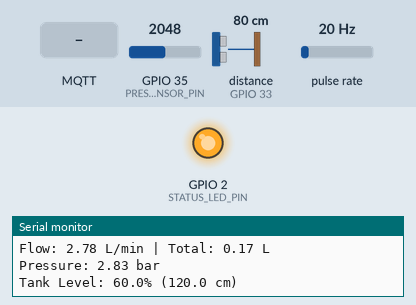
A program run on a simulated ESP32. Shown: output pins drawn as LEDs (lit = HIGH), the last lines printed to the serial monitor. Wiring (inferred from the names in the program): ultrasonic range finder: trigger GPIO 32; echo GPIO 33; pulse sensor: data GPIO 34. The inputs (shaded band) are chosen by the test bench; at power-on: GPIO 35 (PRESSURE_SENSOR_PIN) = 2048, distance to the obstacle (sensor on GPIO 33) 80 cm, pulse rate 20 Hz. The echo pulse lasts 58.3 µs per cm; WiFi joins after 1.5 s; servers stay silent unless stated; EEPROM starts erased; no MQTT or app messages arrive unless stated; pins used as bus, display or sensor lines are not drawn.

Above: at 3.9 s.
4.0 s: MQTT message "reset_volume" arrives on the first subscribed topic
At 5.5 s:
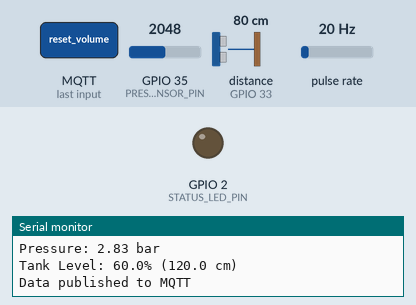
6.2 s: MQTT message "reboot" arrives on the first subscribed topic
8.2 s: MQTT message "calibrate" arrives on the first subscribed topic
Timing chart, 0 to 16.2 s (numbered marks = the images above; inputs shaded):
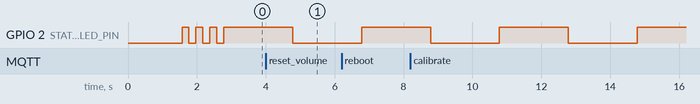

Measured:
- by itself, GPIO 2 (STATUS_LED_PIN): alternates HIGH for 2.0 s and LOW for 2.0 s

The program:

main.cpp
```cpp
/*
 * AquaWatch NRW - ESP32 Sensor Node Firmware
 * Non-Revenue Water Detection System for Zambia/South Africa
 *
 * Hardware: ESP32-WROOM-32
 * Sensors: Flow meter (pulse), Pressure sensor (analog), Ultrasonic level
 * Communication: WiFi + MQTT to central dashboard
 */

#include <WiFi.h>
#include <PubSubClient.h>
#include <ArduinoJson.h>
#include <EEPROM.h>

// ==================== CONFIGURATION ====================
// WiFi Settings
const char* WIFI_SSID = "deborah-my-wife";
const char* WIFI_PASSWORD = "admin@29";

// MQTT Broker Settings
const char* MQTT_BROKER = "192.168.1.100";
const int MQTT_PORT = 1883;
const char* MQTT_USER = "deborah-my-wife";
const char* MQTT_PASSWORD = "admin@29";

// Device Configuration
const char* DEVICE_ID = "SENSOR_NODE_001";
const char* ZONE_ID = "ZONE_A";

// ==================== PIN DEFINITIONS ====================
// Flow Sensor (Pulse-based)
#define FLOW_SENSOR_PIN 34
#define FLOW_PULSES_PER_LITER 450.0  // Calibrate for your sensor

// Pressure Sensor (Analog 4-20mA with 250 ohm resistor)
#define PRESSURE_SENSOR_PIN 35
#define PRESSURE_MIN 0.0    // Bar at 4mA
#define PRESSURE_MAX 10.0   // Bar at 20mA

// Ultrasonic Level Sensor
#define ULTRASONIC_TRIG_PIN 32
#define ULTRASONIC_ECHO_PIN 33
#define TANK_HEIGHT_CM 200.0  // Total tank height

// Status LED
#define STATUS_LED_PIN 2

// ==================== FORWARD DECLARATIONS ====================
void connectWiFi();
void connectMQTT();
void mqttCallback(char* topic, byte* payload, unsigned int length);
void publishSensorData();
void publishStatus(const char* status);
void readAllSensors();
void readFlowSensor();
void readPressureSensor();
void readUltrasonicSensor();
float mapFloat(float x, float inMin, float inMax, float outMin, float outMax);
void saveTotalVolume();
void loadTotalVolume();
void updateStatusLED();
void blinkLED(int times, int delayMs);

// ==================== GLOBAL VARIABLES ====================
WiFiClient wifiClient;
PubSubClient mqttClient(wifiClient);

// Flow measurement
volatile unsigned long flowPulseCount = 0;
unsigned long lastFlowCalcTime = 0;
float flowRate = 0.0;        // Liters per minute
float totalVolume = 0.0;     // Total liters

// Pressure measurement
float pressureBar = 0.0;

// Level measurement
float tankLevelPercent = 0.0;
float waterLevelCm = 0.0;

// Timing
unsigned long lastSensorRead = 0;
unsigned long lastMqttPublish = 0;
const unsigned long SENSOR_READ_INTERVAL = 1000;   // 1 second
const unsigned long MQTT_PUBLISH_INTERVAL = 5000;  // 5 seconds

// Status
bool wifiConnected = false;
bool mqttConnected = false;

// ==================== INTERRUPT SERVICE ROUTINE ====================
void IRAM_ATTR flowPulseISR() {
    flowPulseCount++;
}

// ==================== SETUP ====================
void setup() {
    Serial.begin(115200);
    Serial.println("\n========================================");
    Serial.println("AquaWatch NRW - Sensor Node Starting...");
    Serial.println("========================================\n");

    // Initialize EEPROM for persistent storage
    EEPROM.begin(512);

    // Configure pins
    pinMode(FLOW_SENSOR_PIN, INPUT_PULLUP);
    pinMode(PRESSURE_SENSOR_PIN, INPUT);
    pinMode(ULTRASONIC_TRIG_PIN, OUTPUT);
    pinMode(ULTRASONIC_ECHO_PIN, INPUT);
    pinMode(STATUS_LED_PIN, OUTPUT);

    // Attach flow sensor interrupt
    attachInterrupt(digitalPinToInterrupt(FLOW_SENSOR_PIN), flowPulseISR, FALLING);

    // Load saved total volume from EEPROM
    loadTotalVolume();

    // Connect to WiFi
    connectWiFi();

    // Configure MQTT
    mqttClient.setServer(MQTT_BROKER, MQTT_PORT);
    mqttClient.setCallback(mqttCallback);
    mqttClient.setBufferSize(1024);

    // Connect to MQTT
    connectMQTT();

    Serial.println("\nSensor Node Ready!");
    blinkLED(3, 200);
}

// ==================== MAIN LOOP ====================
void loop() {
    // Maintain connections
    if (WiFi.status() != WL_CONNECTED) {
        wifiConnected = false;
        connectWiFi();
    }

    if (!mqttClient.connected()) {
        mqttConnected = false;
        connectMQTT();
    }
    mqttClient.loop();

    // Read sensors at regular interval
    if (millis() - lastSensorRead >= SENSOR_READ_INTERVAL) {
        readAllSensors();
        lastSensorRead = millis();
    }

    // Publish data to MQTT
    if (millis() - lastMqttPublish >= MQTT_PUBLISH_INTERVAL) {
        publishSensorData();
        lastMqttPublish = millis();
    }

    // Update status LED
    updateStatusLED();
}

// ==================== WIFI FUNCTIONS ====================
void connectWiFi() {
    Serial.print("Connecting to WiFi: ");
    Serial.println(WIFI_SSID);

    WiFi.mode(WIFI_STA);
    WiFi.begin(WIFI_SSID, WIFI_PASSWORD);

    int attempts = 0;
    while (WiFi.status() != WL_CONNECTED && attempts < 30) {
        delay(500);
        Serial.print(".");
        attempts++;
    }

    if (WiFi.status() == WL_CONNECTED) {
        wifiConnected = true;
        Serial.println("\nWiFi Connected!");
        Serial.print("IP Address: ");
        Serial.println(WiFi.localIP());
        Serial.print("Signal Strength (RSSI): ");
        Serial.print(WiFi.RSSI());
        Serial.println(" dBm");
    } else {
        Serial.println("\nWiFi Connection Failed!");
    }
}

// ==================== MQTT FUNCTIONS ====================
void connectMQTT() {
    if (!wifiConnected) return;

    Serial.print("Connecting to MQTT Broker: ");
    Serial.println(MQTT_BROKER);

    int attempts = 0;
    while (!mqttClient.connected() && attempts < 5) {
        String clientId = "AquaWatch_" + String(DEVICE_ID);

        if (mqttClient.connect(clientId.c_str(), MQTT_USER, MQTT_PASSWORD)) {
            mqttConnected = true;
            Serial.println("MQTT Connected!");

            // Subscribe to command topic
            String cmdTopic = "aquawatch/" + String(ZONE_ID) + "/" + String(DEVICE_ID) + "/cmd";
            mqttClient.subscribe(cmdTopic.c_str());
            Serial.print("Subscribed to: ");
            Serial.println(cmdTopic);

            // Publish online status
            publishStatus("online");
        } else {
            Serial.print("MQTT Failed, rc=");
            Serial.print(mqttClient.state());
            Serial.println(" Retrying...");
            delay(2000);
            attempts++;
        }
    }
}

void mqttCallback(char* topic, byte* payload, unsigned int length) {
    String message = "";
    for (unsigned int i = 0; i < length; i++) {
        message += (char)payload[i];
    }

    Serial.print("MQTT Message [");
    Serial.print(topic);
    Serial.print("]: ");
    Serial.println(message);

    // Parse JSON command
    StaticJsonDocument<256> doc;
    DeserializationError error = deserializeJson(doc, message);

    if (error) {
        Serial.println("JSON parse error");
        return;
    }

    String command = doc["cmd"] | "";

    if (command == "reset_volume") {
        totalVolume = 0.0;
        saveTotalVolume();
        Serial.println("Total volume reset!");
    } else if (command == "reboot") {
        Serial.println("Rebooting...");
        delay(1000);
        ESP.restart();
    } else if (command == "calibrate") {
        // Calibration routine
        float newPPL = doc["pulses_per_liter"] | FLOW_PULSES_PER_LITER;
        Serial.print("Calibration: ");
        Serial.print(newPPL);
        Serial.println(" pulses/liter");
    } else if (command == "status") {
        publishStatus("online");
    }
}

void publishSensorData() {
    if (!mqttConnected) return;

    StaticJsonDocument<512> doc;

    doc["device_id"] = DEVICE_ID;
    doc["zone_id"] = ZONE_ID;
    doc["timestamp"] = millis();

    JsonObject sensors = doc.createNestedObject("sensors");
    sensors["flow_rate_lpm"] = flowRate;
    sensors["total_volume_l"] = totalVolume;
    sensors["pressure_bar"] = pressureBar;
    sensors["tank_level_percent"] = tankLevelPercent;
    sensors["water_level_cm"] = waterLevelCm;

    JsonObject status = doc.createNestedObject("status");
    status["wifi_rssi"] = WiFi.RSSI();
    status["uptime_sec"] = millis() / 1000;
    status["free_heap"] = ESP.getFreeHeap();

    String output;
    serializeJson(doc, output);

    String topic = "aquawatch/" + String(ZONE_ID) + "/" + String(DEVICE_ID) + "/data";

    if (mqttClient.publish(topic.c_str(), output.c_str())) {
        Serial.println("Data published to MQTT");
    } else {
        Serial.println("MQTT publish failed!");
    }
}

void publishStatus(const char* status) {
    if (!mqttConnected) return;

    StaticJsonDocument<256> doc;
    doc["device_id"] = DEVICE_ID;
    doc["zone_id"] = ZONE_ID;
    doc["status"] = status;
    doc["ip"] = WiFi.localIP().toString();
    doc["rssi"] = WiFi.RSSI();
    doc["firmware_version"] = "1.0.0";

    String output;
    serializeJson(doc, output);

    String topic = "aquawatch/" + String(ZONE_ID) + "/" + String(DEVICE_ID) + "/status";
    mqttClient.publish(topic.c_str(), output.c_str(), true);
}

// ==================== SENSOR READING FUNCTIONS ====================
void readAllSensors() {
    readFlowSensor();
    readPressureSensor();
    readUltrasonicSensor();

    // Print readings to serial
    Serial.println("--- Sensor Readings ---");
    Serial.print("Flow: ");
    Serial.print(flowRate, 2);
    Serial.print(" L/min | Total: ");
    Serial.print(totalVolume, 2);
    Serial.println(" L");
    Serial.print("Pressure: ");
    Serial.print(pressureBar, 2);
    Serial.println(" bar");
    Serial.print("Tank Level: ");
    Serial.print(tankLevelPercent, 1);
    Serial.print("% (");
    Serial.print(waterLevelCm, 1);
    Serial.println(" cm)");
}

void readFlowSensor() {
    static unsigned long lastPulseCount = 0;

    // Calculate flow rate
    unsigned long currentTime = millis();
    unsigned long elapsedTime = currentTime - lastFlowCalcTime;

    if (elapsedTime >= 1000) {  // Calculate every second
        noInterrupts();
        unsigned long pulses = flowPulseCount - lastPulseCount;
        lastPulseCount = flowPulseCount;
        interrupts();

        // Flow rate in liters per minute
        flowRate = (pulses / FLOW_PULSES_PER_LITER) * (60000.0 / elapsedTime);

        // Accumulate total volume
        totalVolume += pulses / FLOW_PULSES_PER_LITER;

        // Save total volume periodically (every 100 liters)
        static float lastSavedVolume = 0;
        if (totalVolume - lastSavedVolume >= 100) {
            saveTotalVolume();
            lastSavedVolume = totalVolume;
        }

        lastFlowCalcTime = currentTime;
    }
}

void readPressureSensor() {
    // Read analog value (12-bit ADC: 0-4095)
    int rawValue = analogRead(PRESSURE_SENSOR_PIN);

    // Convert to voltage (3.3V reference)
    float voltage = rawValue * (3.3 / 4095.0);

    // 4-20mA with 250 ohm resistor = 1V to 5V (clamped to 3.3V)
    // Map to pressure range
    float minVoltage = 1.0;   // 4mA * 250 ohm
    float maxVoltage = 3.3;   // Clamped at 3.3V (would be 5V at 20mA)

    pressureBar = mapFloat(voltage, minVoltage, maxVoltage, PRESSURE_MIN, PRESSURE_MAX);
    pressureBar = constrain(pressureBar, PRESSURE_MIN, PRESSURE_MAX);
}

void readUltrasonicSensor() {
    // Send trigger pulse
    digitalWrite(ULTRASONIC_TRIG_PIN, LOW);
    delayMicroseconds(2);
    digitalWrite(ULTRASONIC_TRIG_PIN, HIGH);
    delayMicroseconds(10);
    digitalWrite(ULTRASONIC_TRIG_PIN, LOW);

    // Read echo duration
    long duration = pulseIn(ULTRASONIC_ECHO_PIN, HIGH, 30000);  // 30ms timeout

    if (duration > 0) {
        // Calculate distance in cm (speed of sound = 343 m/s)
        float distanceCm = duration * 0.0343 / 2.0;

        // Water level = tank height - distance to water surface
        waterLevelCm = TANK_HEIGHT_CM - distanceCm;
        waterLevelCm = constrain(waterLevelCm, 0, TANK_HEIGHT_CM);

        // Calculate percentage
        tankLevelPercent = (waterLevelCm / TANK_HEIGHT_CM) * 100.0;
    }
}

// ==================== UTILITY FUNCTIONS ====================
float mapFloat(float x, float inMin, float inMax, float outMin, float outMax) {
    return (x - inMin) * (outMax - outMin) / (inMax - inMin) + outMin;
}

void saveTotalVolume() {
    EEPROM.put(0, totalVolume);
    EEPROM.commit();
    Serial.println("Total volume saved to EEPROM");
}

void loadTotalVolume() {
    EEPROM.get(0, totalVolume);
    if (isnan(totalVolume) || totalVolume < 0) {
        totalVolume = 0.0;
    }
    Serial.print("Loaded total volume: ");
    Serial.print(totalVolume);
    Serial.println(" L");
}

void updateStatusLED() {
    static unsigned long lastBlink = 0;
    static bool ledState = false;

    unsigned long blinkInterval;

    if (!wifiConnected) {
        blinkInterval = 100;  // Fast blink - no WiFi
    } else if (!mqttConnected) {
        blinkInterval = 500;  // Medium blink - no MQTT
    } else {
        blinkInterval = 2000; // Slow blink - all connected
    }

    if (millis() - lastBlink >= blinkInterval) {
        ledState = !ledState;
        digitalWrite(STATUS_LED_PIN, ledState);
        lastBlink = millis();
    }
}

void blinkLED(int times, int delayMs) {
    for (int i = 0; i < times; i++) {
        digitalWrite(STATUS_LED_PIN, HIGH);
        delay(delayMs);
        digitalWrite(STATUS_LED_PIN, LOW);
        delay(delayMs);
    }
}
```
